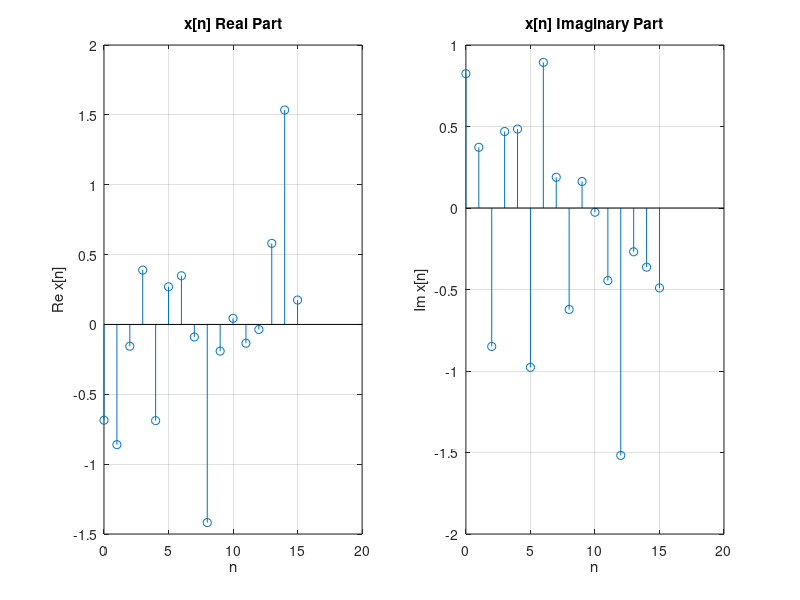

The MATLAB source for this figure: (Note: this script raises an error after producing the figure.)
close all
rng(424); % get same results at every run
%Generate xn
n_1=0:15;
xn= normrnd(0,1,[1,16])+1j*normrnd(0,1,[1,16]);
disp("x[n]:")
disp(xn)

%Plotting x[n]
figure();
subplot(1,2,1);
stem([0:15],real(xn));
grid on;
xlabel("n");
ylabel("Re \{x[n]\}");
title("x[n] Real Part");

subplot(1,2,2);
stem([0:15],imag(xn));
grid on;
xlabel("n");
ylabel("Im \{x[n]\}");
title("x[n] Imaginary Part");

%% DFT of x[n]
XK=discrete_ft(xn);
disp("X(K)")
disp(XK)

figure();
subplot(1,2,1);
stem([0:15],real(XK));
grid on;
xlabel("K");
ylabel("Re \{X(K)\}");
title("X(K) Real Part");

subplot(1,2,2);
stem([0:15],imag(XK));
grid on;
xlabel("K");
ylabel("Im \{X(K)\}");
title("X(K) Imaginary Part");

%% Part a
x1n = xn(16:- 1:1) ;
figure();
subplot(1,2,1);
stem([0:15],real(x1n));
grid on;
xlabel("n");
ylabel("Re \{x_1[n]\}");
title("x_1[n] Real Part");

subplot(1,2,2);
stem([0:15],imag(x1n));
grid on;
xlabel("n");
ylabel("Im \{x_1[n]\}");
title("x_1[n] Imaginary Part");

X1K_1= discrete_ft(x1n); % Direct DFT
X1K_2= [XK(1,1) XK(16:- 1:2)].*exp(1j*(2*pi/16).*n_1); % Numerically
disp("Direct DFT :");
disp(X1K_1);
disp("Analytical Result: ");
disp(X1K_2);

figure();
subplot(2,2,1);
stem([0:15],real(X1K_1));
grid on;
xlabel("K");
ylabel("Re \{X_1(K)\}");
title("Directly Calculated X_1(K) Real Part");

subplot(2,2,2);
stem([0:15],imag(X1K_1));
grid on;
xlabel("K");
ylabel("Im \{X_1(K)\}");
title("Directly Calculated X_1(K) Imaginary Part");


subplot(2,2,3);
stem([0:15],real(X1K_2));
grid on;
xlabel("K");
ylabel("Re \{X_1(K)\}");
title("Analytically Calculated X_1(K) Real Part");

subplot(2,2,4);
stem([0:15],imag(X1K_2));
grid on;
xlabel("K");
ylabel("Im \{X_1(K)\}");
title("Analytically Calculated X_1(K) Imaginary Part");


%% Part b
x2n=((-1).^n_1).*xn;
figure();
subplot(1,2,1);
stem([0:15],real(x2n));
grid on;
xlabel("n");
ylabel("Re \{x_2[n]\}");
title("x_2[n] Real Part");

subplot(1,2,2);
stem([0:15],imag(x2n));
grid on;
xlabel("n");
ylabel("Im \{x_2[n]\}");
title("x_2[n] Imaginary Part");

X2K_1= discrete_ft(x2n); % Direct DFT
nb=mod(n_1+length(xn)/2,length(xn))+1;
X2K_2= XK([nb]); % Numerically
disp("Direct DFT :");
disp(X2K_1);
disp("Analytical Result: ");
disp(X2K_2);

figure();
subplot(2,2,1);
stem([0:15],real(X2K_1));
grid on;
xlabel("K");
ylabel("Re \{X_2(K)\}");
title("Directly Calculated X_2(K) Real Part");

subplot(2,2,2);
stem([0:15],imag(X2K_1));
grid on;
xlabel("K");
ylabel("Im \{X_2(K)\}");
title("Directly Calculated X_2(K) Imaginary Part");


subplot(2,2,3);
stem([0:15],real(X2K_2));
grid on;
xlabel("K");
ylabel("Re \{X_2(K)\}");
title("Analytically Calculated X_2(K) Real Part");

subplot(2,2,4);
stem([0:15],imag(X2K_2));
grid on;
xlabel("K");
ylabel("Im \{X_2(K)\}");
title("Analytically Calculated X_2(K) Imaginary Part");


%% Part c
% it is seen that two x[n] is added back to back and x3[n] is formed 
x3n=[xn xn];

figure();
subplot(1,2,1);
stem([0:31],real(x3n));
grid on;
xlabel("n");
ylabel("Re \{x_3[n]\}");
title("x_3[n] Real Part");

subplot(1,2,2);
stem([0:31],imag(x3n));
grid on;
xlabel("n");
ylabel("Im \{x_3[n]\}");
title("x_3[n] Imaginary Part");

X3K_1= discrete_ft(x3n); % Direct DFT
X3K_2=zeros(1,32); % Numerically
X3K_2(1:2:31)=2*XK;
disp("Direct DFT :");
disp(X3K_1);
disp("Analytical Result: ");
disp(X3K_2);


figure();
subplot(2,2,1);
stem([0:31],real(X3K_1));
grid on;
xlabel("K");
ylabel("Re \{X_3(K)\}");
title("Directly Calculated X_3(K) Real Part");

subplot(2,2,2);
stem([0:31],imag(X3K_1));
grid on;
xlabel("K");
ylabel("Im \{X_3(K)\}");
title("Directly Calculated X_3(K) Imaginary Part");


subplot(2,2,3);
stem([0:31],real(X3K_2));
grid on;
xlabel("K");
ylabel("Re \{X_3(K)\}");
title("Analytically Calculated X_3(K) Real Part");

subplot(2,2,4);
stem([0:31],imag(X3K_2));
grid on;
xlabel("K");
ylabel("Im \{X_3(K)\}");
title("Analytically Calculated X_3(K) Imaginary Part");

%% Part d

x4n=xn(1:8)+xn(9:16);

figure();
subplot(1,2,1);
stem([0:7],real(x4n));
grid on;
xlabel("n");
ylabel("Re \{x_4[n]\}");
title("x_4[n] Real Part");

subplot(1,2,2);
stem([0:7],imag(x4n));
grid on;
xlabel("n");
ylabel("Im \{x_4[n]\}");
title("x_4[n] Imaginary Part");

X4K_1= discrete_ft(x4n); % Direct DFT
n_half=0:7;
X4K_2=XK(n_half.*2+1);% Numerically
disp("Direct DFT :");
disp(X4K_1);
disp("Analytical Result: ");
disp(X4K_2);


figure();
subplot(2,2,1);
stem([0:7],real(X4K_1));
grid on;
xlabel("K");
ylabel("Re \{X_4(K)\}");
title("Directly Calculated X_4(K) Real Part");

subplot(2,2,2);
stem([0:7],imag(X4K_1));
grid on;
xlabel("K");
ylabel("Im \{X_4(K)\}");
title("Directly Calculated X_4(K) Imaginary Part");


subplot(2,2,3);
stem([0:7],real(X4K_2));
grid on;
xlabel("K");
ylabel("Re \{X_4(K)\}");
title("Analytically Calculated X_4(K) Real Part");

subplot(2,2,4);
stem([0:7],imag(X4K_2));
grid on;
xlabel("K");
ylabel("Im \{X_4(K)\}");
title("Analytically Calculated X_4(K) Imaginary Part");


%% Part e
x5n=zeros(1,32);
x5n(1:16)=xn;

figure();
subplot(1,2,1);
stem([0:31],real(x5n));
grid on;
xlabel("n");
ylabel("Re \{x_5[n]\}");
title("x_5[n] Real Part");

subplot(1,2,2);
stem([0:31],imag(x5n));
grid on;
xlabel("n");
ylabel("Im \{x_5[n]\}");
title("x_5[n] Imaginary Part");

X5K_1= discrete_ft(x5n); % Direct DFT
temp=discrete_ft(xn.*exp((-1j*pi/16).*n_1));
X5K_2=zeros(1,32);
X5K_2(1:2:31)=XK;
X5K_2(2:2:32)=temp;
disp("Direct DFT :");
disp(X5K_1);
disp("Analytical Result: ");
disp(X5K_2);


figure();
subplot(2,2,1);
stem([0:31],real(X5K_1));
grid on;
xlabel("K");
ylabel("Re \{X_5(K)\}");
title("Directly Calculated X_5(K) Real Part");

subplot(2,2,2);
stem([0:31],imag(X5K_1));
grid on;
xlabel("K");
ylabel("Im \{X_5(K)\}");
title("Directly Calculated X_5(K) Imaginary Part");


subplot(2,2,3);
stem([0:31],real(X5K_2));
grid on;
xlabel("K");
ylabel("Re \{X_5(K)\}");
title("Analytically Calculated X_5(K) Real Part");

subplot(2,2,4);
stem([0:31],imag(X5K_2));
grid on;
xlabel("K");
ylabel("Im \{X_5(K)\}");
title("Analytically Calculated X_5(K) Imaginary Part");



%% Part f

x6n=zeros(1,32);
x6n(1:2:31)=xn;

figure();
subplot(1,2,1);
stem([0:31],real(x6n));
grid on;
xlabel("n");
ylabel("Re \{x_6[n]\}");
title("x_6[n] Real Part");

subplot(1,2,2);
stem([0:31],imag(x6n));
grid on;
xlabel("n");
ylabel("Im \{x_6[n]\}");
title("x_6[n] Imaginary Part");

X6K_1= discrete_ft(x6n); % Direct DFT
X6K_2=[XK XK];%Numerically
disp("Direct DFT :");
disp(X6K_1);
disp("Analytical Result: ");
disp(X6K_2);



figure();
subplot(2,2,1);
stem([0:31],real(X6K_1));
grid on;
xlabel("K");
ylabel("Re \{X_6(K)\}");
title("Directly Calculated X_6(K) Real Part");

subplot(2,2,2);
stem([0:31],imag(X6K_1));
grid on;
xlabel("K");
ylabel("Im \{X_6(K)\}");
title("Directly Calculated X_6(K) Imaginary Part");


subplot(2,2,3);
stem([0:31],real(X6K_2));
grid on;
xlabel("K");
ylabel("Re \{X_6(K)\}");
title("Analytically Calculated X_6(K) Real Part");

subplot(2,2,4);
stem([0:31],imag(X6K_2));
grid on;
xlabel("K");
ylabel("Im \{X_6(K)\}");
title("Analytically Calculated X_6(K) Imaginary Part");




%% Part g

x7n=xn(1:2:15);

figure();
subplot(1,2,1);
stem([0:7],real(x7n));
grid on;
xlabel("n");
ylabel("Re \{x_7[n]\}");
title("x_7[n] Real Part");

subplot(1,2,2);
stem([0:7],imag(x7n));
grid on;
xlabel("n");
ylabel("Im \{x_7[n]\}");
title("x_7[n] Imaginary Part");

X7K_1= discrete_ft(x7n); % Direct DFT
n_half=1:8;
X7K_2=(XK(n_half) + XK(n_half+8))/2  ;% Numerically
disp("Direct DFT :");
disp(X7K_1);
disp("Analytical Result: ");
disp(X7K_2);


figure();
subplot(2,2,1);
stem([0:7],real(X7K_1));
grid on;
xlabel("K");
ylabel("Re \{X_7(K)\}");
title("Directly Calculated X_7(K) Real Part");

subplot(2,2,2);
stem([0:7],imag(X7K_1));
grid on;
xlabel("K");
ylabel("Im \{X_7(K)\}");
title("Directly Calculated X_7(K) Imaginary Part");


subplot(2,2,3);
stem([0:7],real(X7K_2));
grid on;
xlabel("K");
ylabel("Re \{X_7(K)\}");
title("Analytically Calculated X_7(K) Real Part");

subplot(2,2,4);
stem([0:7],imag(X7K_2));
grid on;
xlabel("K");
ylabel("Im \{X_7(K)\}");
title("Analytically Calculated X_7(K) Imaginary Part");


%% DFT FUNCTION
function xk=discrete_ft(x)
    N=length(x);
    s=0:N-1;
    exps =exp(-1j*(2*pi/N)*s);
    xk=x*(exps.'.^s);
end


